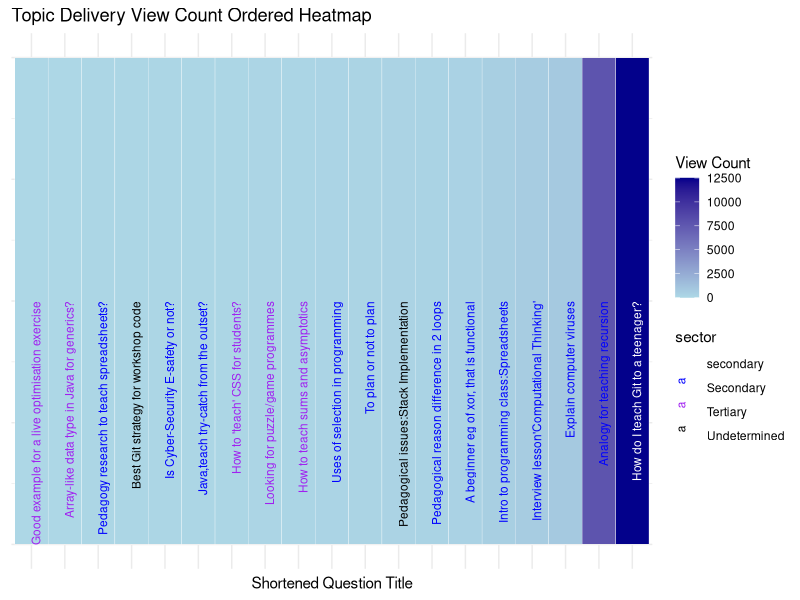

Recreate this plot in R.
library(ggplot2)
library(scales)

# Data for Topic Delivery category
data_topic_delivery <- data.frame(
  question_title = c(
    "How do I teach Git to a teenager?",
    "Analogy for teaching recursion",
    "Explain computer viruses",
    "Interview lesson'Computational Thinking'",
    "Intro to programming class:Spreadsheets",
    "A beginner eg of xor, that is functional",
    "Pedagogical reason difference in 2 loops",
    "Pedagogical issues:Stack Implementation",
    "To plan or not to plan",
    "Uses of selection in programming",
    "How to teach sums and asymptotics",
    "Looking for puzzle/game programmes",
    "How to 'teach' CSS for students?",
    "Java,teach try-catch from the outset?",
    "Is Cyber-Security E-safety or not?",
    "Best Git strategy for workshop code",
    "Pedagogy research to teach spreadsheets?",
    "Array-like data type in Java for generics?",
    "Good example for a live optimisation exercise"
  ),
  view_count = c(12447, 7801, 851, 670, 519, 324, 289, 264, 243, 209, 195, 154, 129, 119, 117, 107, 86, 49, 34),
  sector = c("secondary", "Secondary", "Secondary", "Secondary", "Secondary",
             "Secondary", "Secondary", "Undetermined", "Secondary", "Secondary",
             "Tertiary", "Tertiary", "Tertiary", "Secondary", "Secondary",
             "Undetermined", "Secondary", "Tertiary", "Tertiary")
)

# Order the data by view count (ascending order)
data_topic_delivery <- data_topic_delivery[order(data_topic_delivery$view_count), ]

# Create the heatmap using geom_tile
ggplot(data_topic_delivery, aes(x = factor(question_title, levels = question_title), y = 1, fill = view_count)) +
  geom_tile(color = "white", linewidth = 0.1) +  # Tiles with borders
  scale_fill_gradient(low = "lightblue", high = "darkblue", 
                      name = "View Count", 
                      limits = c(0, 12500)) +  # Force scale between 0 and 12500
  theme_minimal() +
  labs(x = "Shortened Question Title", y = NULL, title = "Topic Delivery View Count Ordered Heatmap") +
  
  # Change text colour based on the sector
  geom_text(aes(label = question_title, color = sector), angle = 90, hjust = 1, vjust = 1, size = 3) +
  
  # Define sector colours
  scale_color_manual(values = c("Tertiary" = "purple", "Secondary" = "blue", "Undetermined" = "black", "secondary"="white")) +
  
  theme(axis.text.y = element_blank(),  # Hide y-axis
        axis.ticks.y = element_blank(),
        axis.text.x = element_blank(),  # Remove default x-axis text (now we use geom_text)
        legend.position = "right")  # Position the legend on the right side
